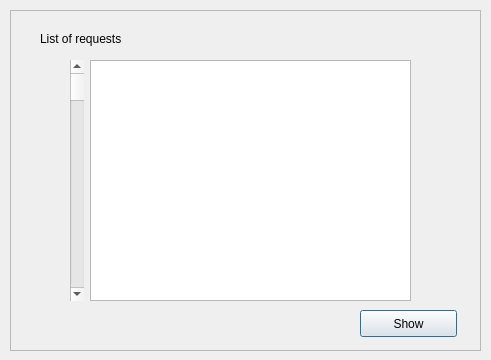
<?xml version="1.0" encoding="UTF-8"?>
<ui version="4.0">
 <class>users_requests</class>
 <widget class="QDialog" name="users_requests">
  <property name="geometry">
   <rect>
    <x>0</x>
    <y>0</y>
    <width>491</width>
    <height>360</height>
   </rect>
  </property>
  <property name="windowTitle">
   <string>Requests List</string>
  </property>
  <widget class="QFrame" name="frame">
   <property name="geometry">
    <rect>
     <x>10</x>
     <y>10</y>
     <width>471</width>
     <height>341</height>
    </rect>
   </property>
   <property name="frameShape">
    <enum>QFrame::StyledPanel</enum>
   </property>
   <property name="frameShadow">
    <enum>QFrame::Raised</enum>
   </property>
   <widget class="QLabel" name="label">
    <property name="geometry">
     <rect>
      <x>30</x>
      <y>20</y>
      <width>111</width>
      <height>17</height>
     </rect>
    </property>
    <property name="text">
     <string>List of requests</string>
    </property>
   </widget>
   <widget class="QPushButton" name="pushButton_show">
    <property name="geometry">
     <rect>
      <x>350</x>
      <y>300</y>
      <width>97</width>
      <height>27</height>
     </rect>
    </property>
    <property name="text">
     <string>Show</string>
    </property>
   </widget>
   <widget class="QWidget" name="layoutWidget">
    <property name="geometry">
     <rect>
      <x>60</x>
      <y>50</y>
      <width>341</width>
      <height>241</height>
     </rect>
    </property>
    <layout class="QHBoxLayout" name="horizontalLayout">
     <item>
      <widget class="QScrollBar" name="verticalScrollBar">
       <property name="orientation">
        <enum>Qt::Vertical</enum>
       </property>
      </widget>
     </item>
     <item>
      <widget class="QTextBrowser" name="textBrowser"/>
     </item>
    </layout>
   </widget>
  </widget>
  <widget class="QLabel" name="background">
   <property name="geometry">
    <rect>
     <x>-10</x>
     <y>-10</y>
     <width>511</width>
     <height>381</height>
    </rect>
   </property>
   <property name="text">
    <string/>
   </property>
  </widget>
  <zorder>background</zorder>
  <zorder>frame</zorder>
 </widget>
 <resources/>
 <connections/>
</ui>
